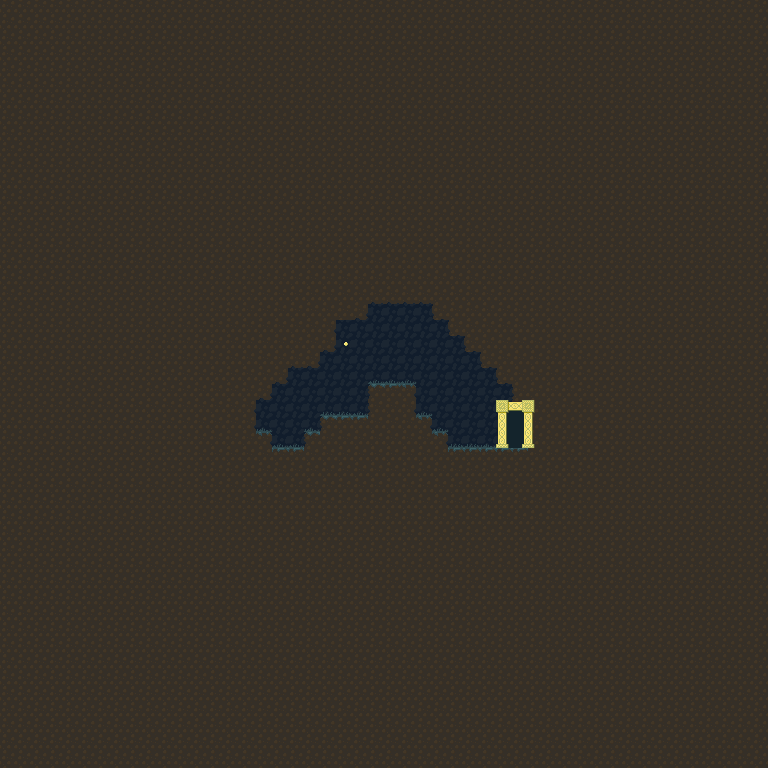

Below is a game level as drawn by its tile map, then a one-line description and the .tmx that defines it (tile-layer data replaced by summaries):
An orthogonal 48x48 tile map with 16x16 px tiles, 3 tile layers (Background, Midground, Foreground) and 25 objects.

<map version="1.0" orientation="orthogonal" renderorder="right-down" width="48" height="48" tilewidth="16" tileheight="16" backgroundcolor="#719ecf">
 <tileset firstgid="1" name="tileset" tilewidth="16" tileheight="16">
  <image source="tileset.png" width="256" height="256" />
 </tileset>
 <layer name="Background" width="48" height="48">
  <data>[2304 cells, 1024 non-empty, 4 distinct tile ids]</data>
 </layer>
 <layer name="Midground" width="48" height="48">
  <data>[2304 cells, 2222 non-empty, 9 distinct tile ids]</data>
 </layer>
 <layer name="Foreground" width="48" height="48">
  <data>[2304 cells, 24 non-empty, 12 distinct tile ids]</data>
 </layer>
 <objectgroup color="#bdbdbd" name="Collisions">
  <object x="368" y="288" width="64" height="16" />
  <object x="432" y="304" width="16" height="16" />
  <object x="448" y="320" width="16" height="16" />
  <object x="464" y="336" width="16" height="16" />
  <object x="480" y="352" width="32" height="16" />
  <object x="496" y="368" width="32" height="16" />
  <object x="512" y="384" width="32" height="16" />
  <object x="528" y="400" width="16" height="48" />
  <object x="448" y="448" width="96" height="16" />
  <object x="432" y="432" width="16" height="32" />
  <object x="416" y="416" width="16" height="48" />
  <object x="368" y="384" width="48" height="80" />
  <object x="320" y="416" width="48" height="48" />
  <object x="304" y="432" width="16" height="32" />
  <object x="272" y="448" width="32" height="16" />
  <object x="256" y="432" width="16" height="32" />
  <object x="240" y="400" width="16" height="64" />
  <object x="240" y="384" width="32" height="16" />
  <object x="256" y="368" width="32" height="16" />
  <object x="288" y="352" width="32" height="16" />
  <object x="320" y="320" width="16" height="32" />
  <object x="336" y="304" width="32" height="16" />
 </objectgroup>
 <objectgroup color="#ffff00" name="FeatherRock">
  <object x="272" y="400" width="16" height="16">
   <ellipse />
  </object>
 </objectgroup>
 <objectgroup color="#55007f" name="Breakable" />
 <objectgroup color="#00ff00" name="Elves" />
 <objectgroup color="#55aaff" name="Goal">
  <object x="512" y="400" width="16" height="48" />
 </objectgroup>
 <objectgroup color="#ff0000" name="Goblins" />
 <objectgroup color="#ff5500" name="Fire">
  <object x="392.364" y="379.091">
   <properties>
    <property name="direction" value="90" />
   </properties>
   <ellipse />
  </object>
 </objectgroup>
 <objectgroup color="#ffaaff" name="Checkpoints" />
</map>
